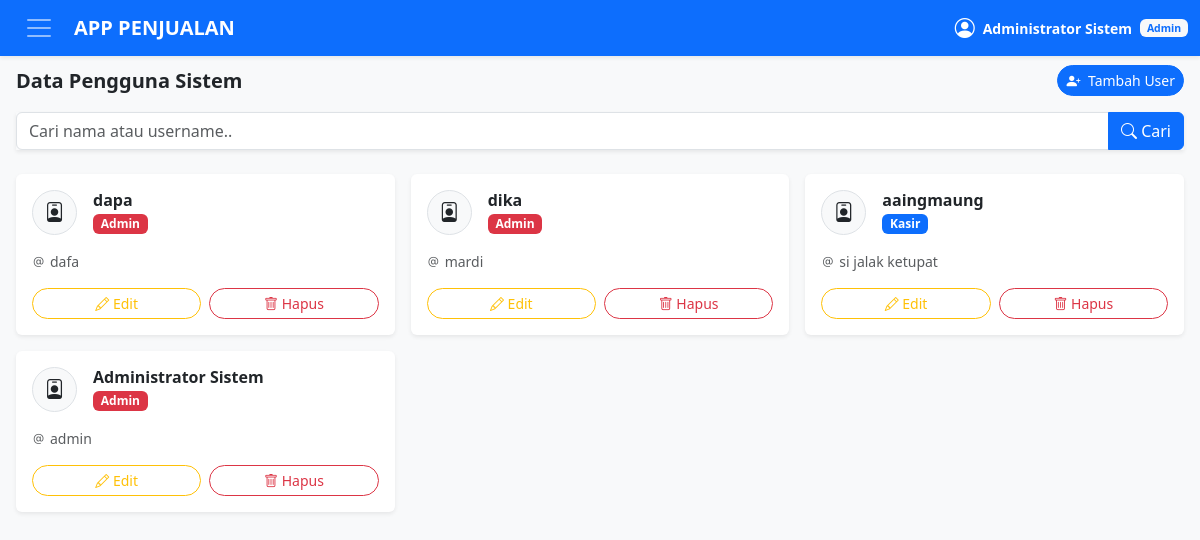
The app's page /aplikasi_penjualan/index.php?page=user (signed in) with its own data.
### tables this page shows
CREATE TABLE `user` (
  `id_user` int NOT NULL,
  `nama` varchar(100) NOT NULL,
  `username` varchar(50) NOT NULL,
  `password` varchar(100) NOT NULL,
  `role` enum('Admin','Kasir') NOT NULL
);

### aplikasi_penjualan/modul/user/index.php (the view, shortened to what this page needs)
<?php
$aksi = isset($_GET['aksi']) ? $_GET['aksi'] : 'view';
switch ($aksi) {
    case 'view':
        $keyword = isset($_GET['cari']) ? trim($_GET['cari']) : '';
        if ($keyword !== '') {
            $param = '%' . $keyword . '%';
            $stmt = $koneksi->prepare(
                "SELECT id_user, nama, username, role
                FROM user
                WHERE nama LIKE ? OR username LIKE ?
                ORDER BY id_user DESC"
            );
            $stmt->bind_param("ss", $param, $param);
            $stmt->execute();
            $result = $stmt->get_result();
        } else {
            $result = $koneksi->query(
                "SELECT id_user, nama, username, role
                FROM user
                ORDER BY id_user DESC"
            );
        }
?>
        <div class="d-flex justify-content-between align-items-center mb-3">
            <h5 class="fw-bold m-0">Data Pengguna Sistem</h5>
            <a href="index.php?page=user&aksi=tambah" class="btn btn-primary btn-sm rounded-pill">
                <i class="bi bi-person-plus-fill me-1"></i> Tambah User
            </a>
        </div>
        <form action="index.php" method="GET" class="mb-4">
            <div class="input-group shadow-sm">
                <input type="text" name="cari" class="form-control" placeholder="Cari nama atau username.." value="<?= htmlspecialchars($keyword); ?>">
                <button class="btn btn-primary" type="submit">
                    <i class="bi bi-search"></i> Cari
                </button>
            </div>
        </form>
        <div class="row g-3">
            <?php if ($result && $result->num_rows > 0) { ?>
                <?php while ($row = $result->fetch_assoc()) {
                    $warna = ($row['role'] === 'Admin') ? 'bg-danger' : 'bg-primary';
                ?>
                <div class="col-12 col-md-6 col-lg-4">
                    <div class="card border-0 shadow-sm h-100">
                        <div class="card-body">
                            <div class="d-flex align-items-center mb-3">
                                <div class="bg-light rounded-circle d-flex justify-content-center align-items-center me-3 border" style="width: 45px;height: 45px;">
                                    <i class="bi bi-person-badge fs-5"></i>
                                </div>
                                <div>
                                    <h6 class="fw-bold mb-0"><?= htmlspecialchars($row['nama']); ?></h6>
                                    <span class="badge <?= $warna; ?>"><?= htmlspecialchars($row['role']); ?></span>
                                </div>
                            </div>
                            <p class="text-muted small mb-3">
                                <i class="bi bi-at me-1"></i><?= htmlspecialchars($row['username']); ?>
                            </p>
                            <div class="d-flex gap-2">
                                <a class="btn btn-outline-warning btn-sm rounded-pill w-50" href="index.php?page=user&aksi=edit&id=<?= (int)$row['id_user']; ?>">
                                    <i class="bi bi-pencil"></i> Edit
                                </a>
                                <a class="btn btn-outline-danger btn-sm rounded-pill w-50" href="index.php?page=user&aksi=hapus&id=<?= (int)$row['id_user']; ?>" onclick="return confirm('Yakin ingin menghapus pengguna ini?');">
                                    <i class="bi bi-trash"></i> Hapus
                                </a>
                            </div>
                        </div>
                    </div>
                </div>
                <?php } ?>
            <?php } ?>
        </div>
        <?php
        break;
        ?>
<?php
}
?>

### aplikasi_penjualan/index.php (shortened to what this page needs)
<!DOCTYPE html>
<html lang="id">
<head>
    <link href="https://cdn.jsdelivr.net/npm/bootstrap@5.3.0/dist/css/bootstrap.min.css" rel="stylesheet">
    <link href="https://cdn.jsdelivr.net/npm/bootstrap-icons@1.10.5/font/bootstrap-icons.css" rel="stylesheet">
</head>
<body>
    <nav class="navbar navbar-dark bg-primary fixed-top shadow-sm">
        <div class="container-fluid">
            <button class="navbar-toggler border-0 focus-ring focus-ring-primary" type="button" data-bs-toggle="offcanvas" data-bs-target="#menuSamping">
                <span class="navbar-toggler-icon"></span>
            </button>
            <a class="navbar-brand me-auto ms-2 fw-bold" href="index.php">APP PENJUALAN</a>
            <div class="text-white small d-flex align-items-center">
                <i class="bi bi-person-circle fs-5 me-2"></i>
                <span class="d-none d-sm-inline fw-semibold"><?= htmlspecialchars($_SESSION['nama']); ?></span>
                <span class="badge bg-light text-primary ms-2"><?= htmlspecialchars($_SESSION['role']); ?></span>
            </div>
        </div>
    </nav>
    <div class="container-fluid px-3">
        <?php
        $page = isset($_GET['page']) ? $_GET['page'] : 'dashboard';
        if ($page == 'dashboard') {
            include 'dashboard.php';
        } else {
            $file = "modul/" . $page . "/index.php";
            if (file_exists($file)) {
                include $file;
            } else {
                echo "<div class='alert alert-warning shadow-sm border-0 mt-3'>
                        <i class='bi bi-info-circle me-2'></i>Modul <b>{$page}</b> belum tersedia. Silakan buat filenya terlebih dahulu.
                      </div>";
            }
        }
        ?>
    </div>
</body>
</html>

### aplikasi_penjualan/index.php (style rules this page uses)
body { background-color: #f8f9fa; padding-top: 65px; padding-bottom: 25px; }

### records on screen
user: nama "dapa", role "Admin", username "dafa"
user: nama "dika", role "Admin", username "mardi"
user: nama "aaingmaung", role "Kasir", username "si jalak ketupat"
user: nama "Administrator Sistem", role "Admin", username "admin"

### other values on screen
$_SESSION['nama'] "Administrator Sistem"
$_SESSION['role'] "Admin"
